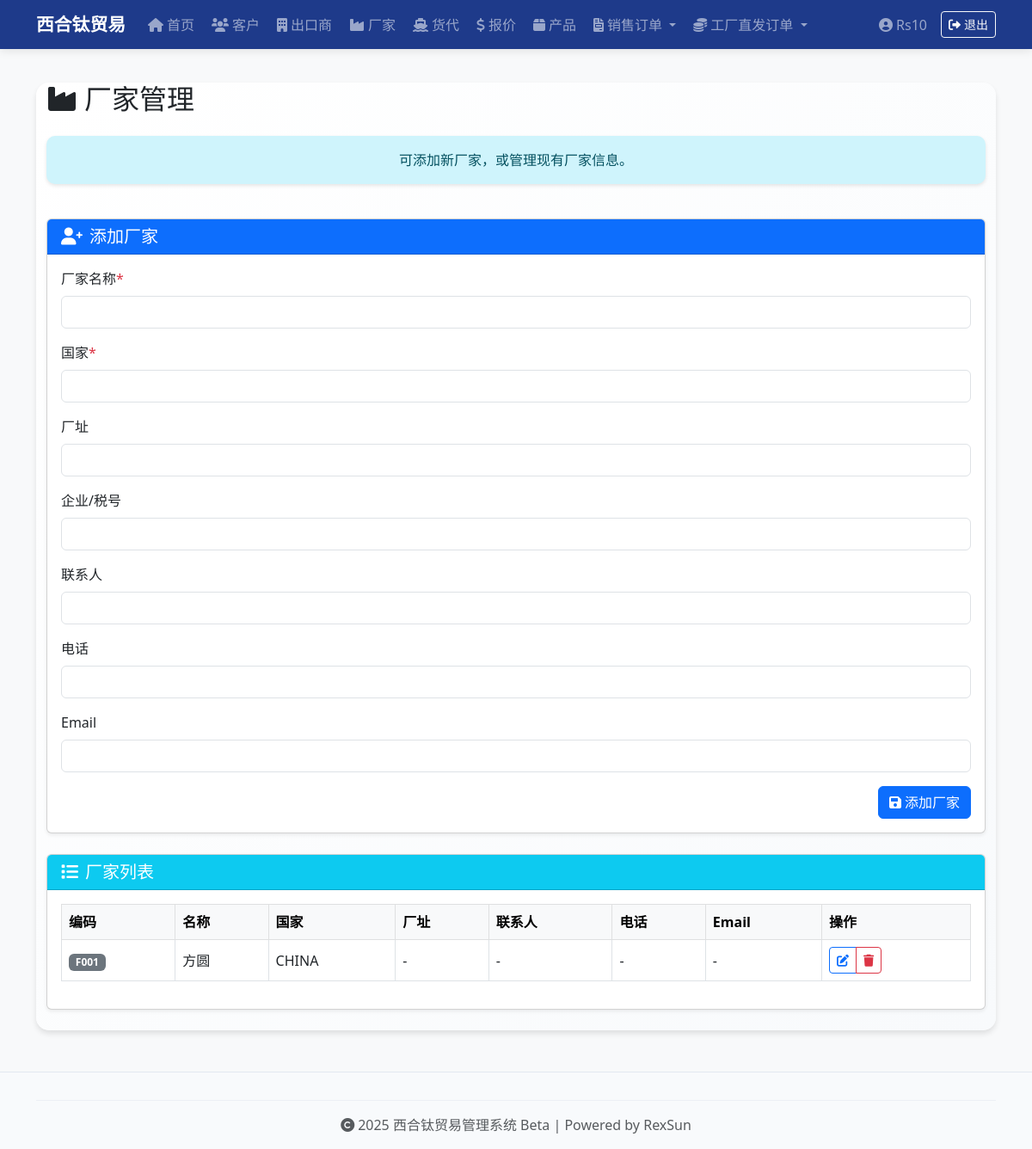
The app's page /factories (signed in) with its own data.
### app.py (models this page shows, shortened)
class User(UserMixin, db.Model):
    id = db.Column(db.Integer, primary_key=True)
    username = db.Column(db.String(50), unique=True, nullable=False)
    password_hash = db.Column(db.String(128), nullable=False)
    role = db.Column(db.String(20), default='admin')

class Factory(db.Model):
    id = db.Column(db.Integer, primary_key=True)
    code = db.Column(db.String(10), unique=True)
    name = db.Column(db.String(100), nullable=False)
    address = db.Column(db.String(200))
    tax_code = db.Column(db.String(100))
    country = db.Column(db.String(50), nullable=False)
    contact_person = db.Column(db.String(100))
    phone = db.Column(db.String(50))
    email = db.Column(db.String(100))

### app.py (the view, shortened to what this page needs)
@app.route('/factories', methods=['GET', 'POST'])
@login_required
def factories():
    all_factories = Factory.query.order_by(Factory.code.asc()).all()
    return render_template('factories.html', factories=all_factories)

### app.py (called while the page is built)
@login_manager.user_loader
def load_user(user_id):
    return User.query.get(int(user_id))

@app.before_request
def create_admin_users():
    if not hasattr(app, '_admin_created'):
        db.create_all()
        users = [
            ('Rs10', 'Rs10!)xht'),
            ('Bw18', 'Bw18!*xht'),
            ('Dd16', 'Dd16!^xht'),
        ]
        for username, pwd in users:
            if not User.query.filter_by(username=username).first():
                user = User(username=username)
                user.set_password(pwd)
                db.session.add(user)
        db.session.commit()
        app._admin_created = True

### templates/factories.html (shortened to what this page needs)
{% extends "base.html" %}
{% block content %}
<div class="container mt-4">
  <div class="row mb-4">
    <div class="col-12">
      <h2 class="mb-4"><i class="fas fa-industry me-2"></i>厂家管理</h2>
      <div class="alert alert-info text-center" role="alert">
        可添加新厂家，或管理现有厂家信息。
      </div>
    </div>
  </div>
  <div class="row">
    <div class="col-md-12">
      <div class="card shadow-sm mb-4">
        <div class="card-header bg-primary text-white">
          <h5 class="mb-0"><i class="fas fa-user-plus me-2"></i>添加厂家</h5>
        </div>
        <div class="card-body">
          <form method="POST">
            <div class="mb-3">
              <label class="form-label">厂家名称<span class="text-danger">*</span></label>
              <input type="text" class="form-control" name="name" required />
            </div>
            <div class="mb-3">
              <label class="form-label">国家<span class="text-danger">*</span></label>
              <input type="text" class="form-control" name="country" required />
            </div>
            <div class="mb-3">
              <label class="form-label">厂址</label>
              <input type="text" class="form-control" name="address" />
            </div>
            <div class="mb-3">
              <label class="form-label">企业/税号</label>
              <input type="text" class="form-control" name="tax_code" />
            </div>
            <div class="mb-3">
              <label class="form-label">联系人</label>
              <input type="text" class="form-control" name="contact_person" />
            </div>
            <div class="mb-3">
              <label class="form-label">电话</label>
              <input type="text" class="form-control" name="phone" />
            </div>
            <div class="mb-3">
              <label class="form-label">Email</label>
              <input type="email" class="form-control" name="email" />
            </div>
            <div class="d-flex justify-content-end gap-2">
              <button type="submit" class="btn btn-primary"><i class="fas fa-save me-1"></i>添加厂家</button>
            </div>
          </form>
        </div>
      </div>
      <div class="card shadow-sm mb-4">
        <div class="card-header bg-info text-white">
          <h5 class="mb-0"><i class="fas fa-list me-2"></i>厂家列表</h5>
        </div>
        <div class="card-body">
          <div class="table-responsive">
            <table class="table table-bordered table-hover align-middle">
              <thead class="table-light">
                <tr>
                  <th>编码</th>
                  <th>名称</th>
                  <th>国家</th>
                  <th>厂址</th>
                  <th>联系人</th>
                  <th>电话</th>
                  <th>Email</th>
                  <th>操作</th>
                </tr>
              </thead>
              <tbody>
                {% for f in factories %}
                <tr>
                  <td><span class="badge bg-secondary">{{ f.code }}</span></td>
                  <td>{{ f.name }}</td>
                  <td>{{ f.country }}</td>
                  <td>{{ f.address or '-' }}</td>
                  <td>{{ f.contact_person or '-' }}</td>
                  <td>{{ f.phone or '-' }}</td>
                  <td>{{ f.email or '-' }}</td>
                  <td>
                    <div class="btn-group btn-group-sm" role="group">
                      <a href="{{ url_for('edit_factory', factory_id=f.id) }}" class="btn btn-outline-primary btn-sm" title="编辑">
                        <i class="fas fa-edit"></i>
                      </a>
                      <a href="{{ url_for('delete_factory', factory_id=f.id) }}" class="btn btn-outline-danger btn-sm" title="删除" onclick="return confirm('确定要删除此厂家吗？');">
                        <i class="fas fa-trash"></i>
                      </a>
                    </div>
                  </td>
                </tr>
                {% endfor %}
              </tbody>
            </table>
          </div>
        </div>
      </div>
    </div>
  </div>
</div>
{% endblock %}

### templates/base.html (shortened to what this page needs)
<!DOCTYPE html>
<html lang="zh-CN">
<head>
  <link href="https://cdn.jsdelivr.net/npm/bootstrap@5.3.0/dist/css/bootstrap.min.css" rel="stylesheet">
  <link href="https://cdnjs.cloudflare.com/ajax/libs/font-awesome/6.0.0/css/all.min.css" rel="stylesheet">
  <link href="{{ url_for('static', filename='style.css') }}" rel="stylesheet">
</head>
<body>
  {% if not (request.endpoint == 'login' or request.endpoint == 'static') %}
  <nav class="navbar navbar-expand-lg navbar-dark bg-navy fixed-top">
    <div class="container">
      <a class="navbar-brand fw-bold" href="/">
        西合钛贸易
      </a>
      <div class="collapse navbar-collapse" id="navbarNav">
        <ul class="navbar-nav me-auto mb-2 mb-lg-0">
          <li class="nav-item">
            <a class="nav-link" href="/">
              <i class="fas fa-home me-1"></i>首页
            </a>
          </li>
          <li class="nav-item">
            <a class="nav-link" href="/customers">
              <i class="fas fa-users me-1"></i>客户
            </a>
          </li>
          <li class="nav-item">
            <a class="nav-link" href="/exporters">
              <i class="fas fa-building me-1"></i>出口商
            </a>
          </li>
          <li class="nav-item">
            <a class="nav-link" href="/factories">
              <i class="fas fa-industry me-1"></i>厂家
            </a>
          </li>
          <li class="nav-item">
            <a class="nav-link" href="/freight-forwarders">
              <i class="fas fa-ship me-1"></i>货代
            </a>
          </li>
          <li class="nav-item">
            <a class="nav-link" href="/freight-quotes">
              <i class="fas fa-dollar-sign me-1"></i>报价
            </a>
          </li>
          <li class="nav-item">
            <a class="nav-link" href="/products">
              <i class="fas fa-box me-1"></i>产品
            </a>
          </li>
          <li class="nav-item dropdown">
            <a class="nav-link dropdown-toggle" href="#" id="salesOrderDropdown" role="button" data-bs-toggle="dropdown" aria-expanded="false">
              <i class="fas fa-file-invoice me-1"></i>销售订单
            </a>
          </li>
          <li class="nav-item dropdown">
            <a class="nav-link dropdown-toggle" href="#" id="commissionOrderDropdown" role="button" data-bs-toggle="dropdown" aria-expanded="false">
              <i class="fas fa-coins me-1"></i>工厂直发订单
            </a>
          </li>
        </ul>
        {% if current_user.is_authenticated %}
        <ul class="navbar-nav ms-auto">
          <li class="nav-item d-flex align-items-center">
            <span class="navbar-text me-3">
              <i class="fas fa-user-circle me-1"></i>{{ current_user.username }}
            </span>
          </li>
          <li class="nav-item d-flex align-items-center">
            <a class="btn btn-outline-light btn-sm" href="{{ url_for('logout') }}">
              <i class="fas fa-sign-out-alt me-1"></i>退出
            </a>
          </li>
        </ul>
        {% endif %}
      </div>
    </div>
  </nav>
  {% endif %}
  <div class="container mt-5 pt-4">
    <div class="content-card">
      {% block content %}
      {% endblock %}
    </div>
  </div>
  <footer class="footer text-center text-muted py-3 mt-5">
    <div class="container">
      <hr class="my-3">
      <p class="mb-0">
        <i class="fas fa-copyright me-1"></i>2025 西合钛贸易管理系统 Beta | Powered by RexSun
      </p>
    </div>
  </footer>
</body>
</html>

### static/style.css (style rules this page uses)
body { font-family: 'Segoe UI', Arial, sans-serif; background-color: #f8f9fa; }
.navbar { box-shadow: 0 2px 10px rgba(0,0,0,0.1); }
.content-card { margin-top: 20px; border-radius: 8px; box-shadow: 0 4px 12px rgba(0,0,0,0.05); }
.footer { margin-top: 50px; padding: 20px; background-color: #f8f9fa; border-top: 1px solid #e9ecef; }
.form-label { font-weight: 500; }
.btn-primary { background-color: #0d6efd; border-color: #0d6efd; }
.text-danger { color: #dc3545 !important; }

### templates/base.html (style rules this page uses)
:root { --navy-blue: #1e3a8a; --light-navy: #3b82f6; --accent-color: #f59e0b; --light-gray: #f8fafc; --medium-gray: #e2e8f0; --dark-gray: #64748b; }
.bg-navy { background-color: var(--navy-blue) !important; }
.navbar-brand { font-size: 1.3rem; transition: all 0.3s ease; }
.nav-link { transition: all 0.2s ease; border-radius: 6px; margin: 0 2px; }
.content-card { background: linear-gradient(135deg, #ffffff 0%, var(--light-gray) 100%); border-radius: 15px; box-shadow: 0 4px 6px rgba(0, 0, 0, 0.1); border: none; margin-bottom: 2rem; }
.alert { border-radius: 10px; border: none; box-shadow: 0 2px 4px rgba(0, 0, 0, 0.1); }
.footer { background-color: var(--light-gray); border-top: 1px solid var(--medium-gray); }
.footer hr { border-color: var(--medium-gray); opacity: 0.5; }
.content-card { animation: fadeIn 0.6s ease-out; }

### records on screen
User: username "Rs10"
Factory: code "F001", name "方圆", country "CHINA", address "-", contact_person "-", phone "-", email "-"
